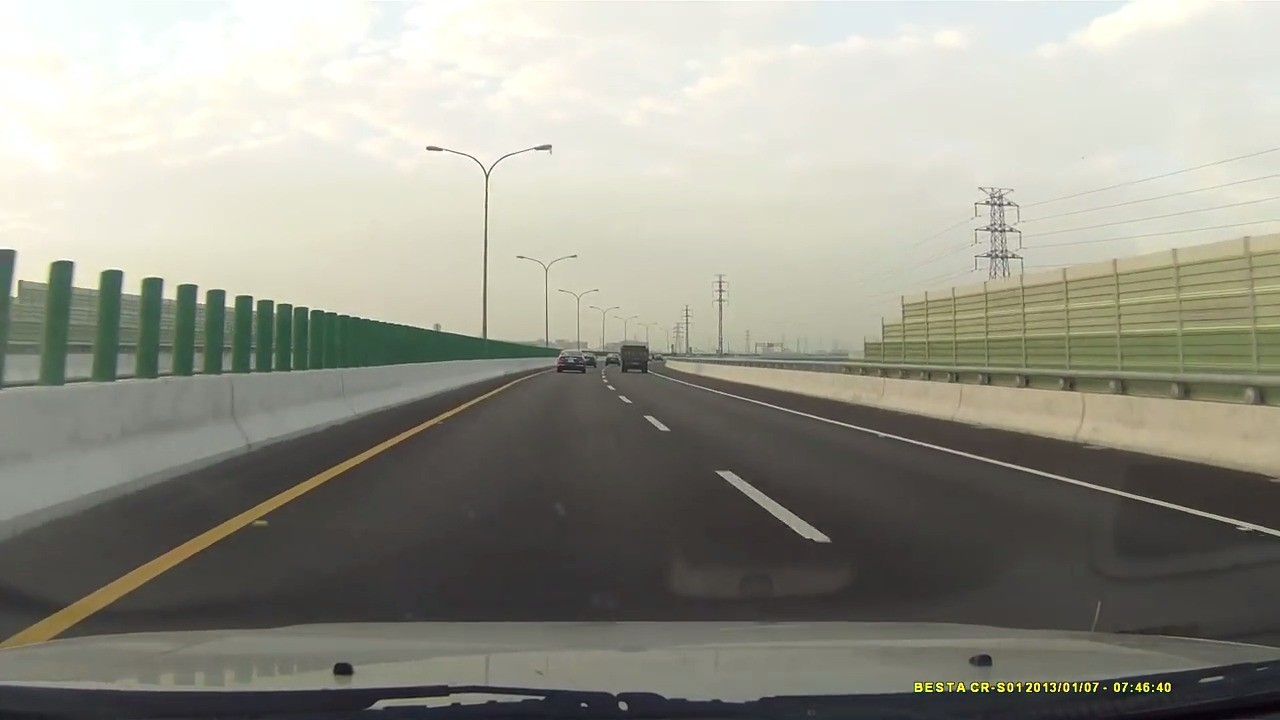
#> input picture source code/Python_ImageProcessing/Highway/Photo11.jpg, 1280 x 720 px, found by its file name
$ python Lab16_DemoLD_api.py   (Python 2 division)   (older library calls are emulated)
#> lines starting #> are read from the running program, lines starting #| are printed output that depends on the picture
# -*- coding: UTF-8 -*-
import cv2
import numpy as np
import io
import my_lib
from matplotlib import pyplot as plt
import time
import datetime
import matplotlib.pyplot as plt
from skimage.feature import hog
from skimage import data, color, exposure

def reshape(SizeX,SizeY,Image_data):
	ImgCnt = Image_data.shape[0]
	data = np.zeros((ImgCnt,SizeX*SizeY),np.float32)
	cnt = 0
	for i in range(0,ImgCnt,1):
		for y in range(0,SizeY,1):
			for x in range(0,SizeX,1):
				# print " (" + str(i) + "," + str(j) + "," + str(k) + ") __Output__ (" + str(i) + "," + str(cnt) + ") "
				data[i][cnt] = Image_data[i][y][x]
				cnt = cnt + 1
		cnt = 0
	# print data.shape
	return data

def DataToImg_img(SerialMatrix):
	# (64,64)
	Y_len = SerialMatrix.shape[0]
	X_len = SerialMatrix.shape[1]
	OutImg = np.zeros((Y_len,X_len),np.uint8)
	for y in range(0,Y_len,1):
		for x in range(0,X_len,1):
			if(math.isnan(SerialMatrix[y][x])):
				return 1
			else:
				OutImg[y][x] = SerialMatrix[y][x]
	return OutImg
# daimg_name = "Da_Photo11.jpg"
daimg_name = "Photo15.jpg"
hwimg_name = "HW_Photo11.jpg"
ntimg_name = "Night_Photo11.jpg"
rainimg_name = "Rain_Photo11.jpg"
test_name = "test_twopass.jpg"
show = 0
using_name = daimg_name

# [32 lines of commented-out code are left out]
CVFlag = 0

string = "C:\\Python_Video_Photo\\new\\Highway\\Photo"
for k in range(11,11+1,1):
	ticks = time.time()
	# print " tick :", ticks
	localtime = time.asctime( time.localtime(time.time()) )
	# print "time :", localtime

	using_name = string + str(k) + ".jpg"
	analyze_img = cv2.imread(using_name,0)
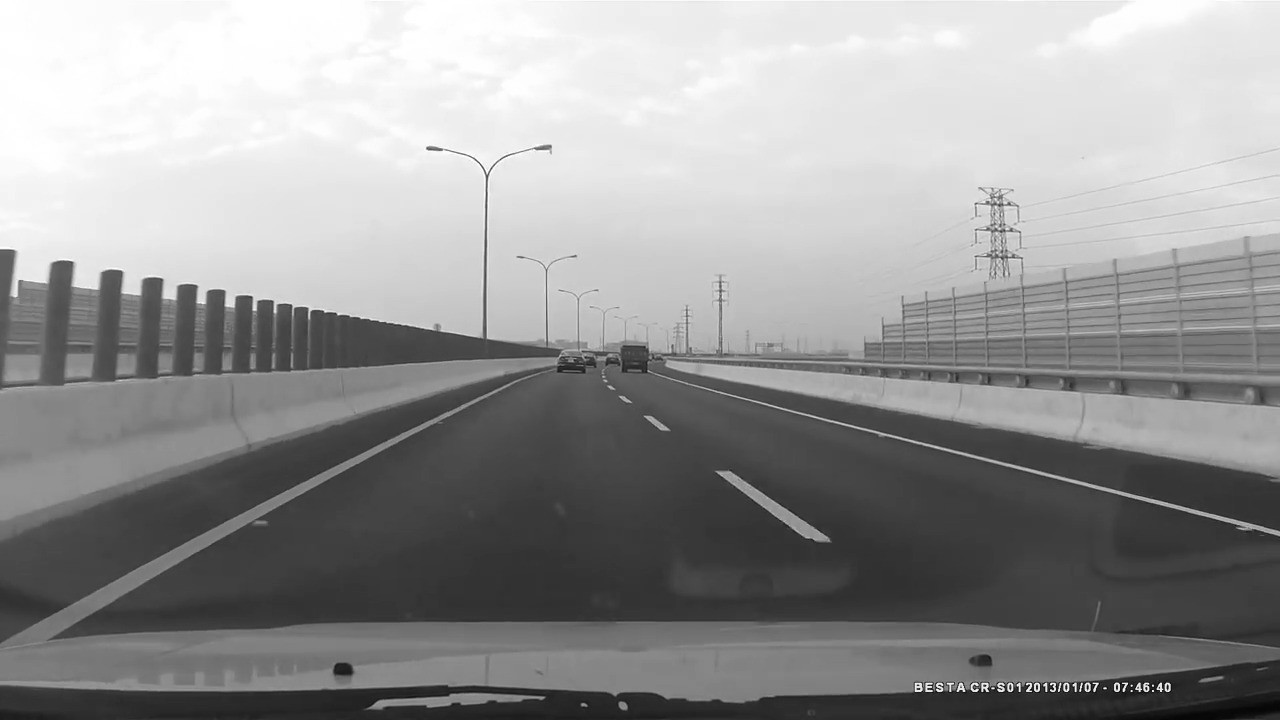
#> analyze_img: shape (720, 1280); min 0, max 255, mean 149
	img = cv2.imread(using_name)
#> img is the input picture: shape (720, 1280, 3); mean B, G, R 138.9, 150.1, 150.5
	img2 = cv2.imread(using_name)
	img3 = cv2.imread(using_name)
	img4 = cv2.imread(using_name)
	img5 = cv2.imread(using_name)
	l_candidate_num = 0
	r_candidate_num = 0
	LC = np.zeros((700,2),np.int16)
	RC = np.zeros((700,2),np.int16)
	pixelY = img.shape[0]
#> pixelY = 720
	pixelX = img.shape[1]
#> pixelX = 1280

#> (the run stopped early here; a loop or call above may not have finished)
